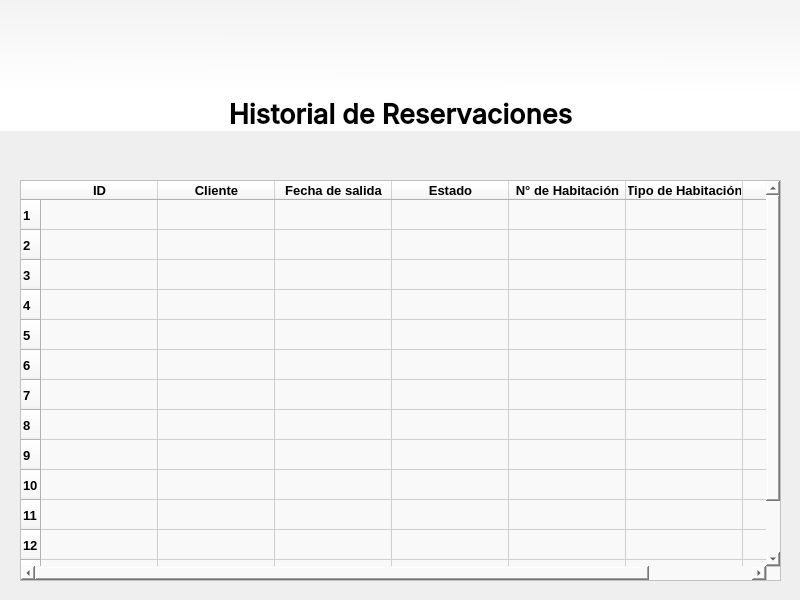
<?xml version="1.0" encoding="UTF-8"?>
<ui version="4.0">
 <class>Form</class>
 <widget class="QWidget" name="Form">
  <property name="geometry">
   <rect>
    <x>0</x>
    <y>0</y>
    <width>800</width>
    <height>600</height>
   </rect>
  </property>
  <property name="windowTitle">
   <string>Form</string>
  </property>
  <widget class="QLabel" name="label_2">
   <property name="geometry">
    <rect>
     <x>0</x>
     <y>-10</y>
     <width>801</width>
     <height>141</height>
    </rect>
   </property>
   <property name="font">
    <font>
     <family>Inter Medium</family>
     <pointsize>20</pointsize>
     <bold>true</bold>
    </font>
   </property>
   <property name="mouseTracking">
    <bool>false</bool>
   </property>
   <property name="styleSheet">
    <string notr="true">background-color: qlineargradient(spread:pad, x1:0.514, y1:0.0343182, x2:0.500554, y2:0.727, stop:0 rgba(242, 242, 242, 255), stop:1 rgba(255, 255, 255, 255));</string>
   </property>
   <property name="text">
    <string>Historial de Reservaciones</string>
   </property>
   <property name="alignment">
    <set>Qt::AlignBottom|Qt::AlignHCenter</set>
   </property>
  </widget>
  <widget class="QLabel" name="label">
   <property name="geometry">
    <rect>
     <x>350</x>
     <y>10</y>
     <width>91</width>
     <height>91</height>
    </rect>
   </property>
   <property name="text">
    <string/>
   </property>
   <property name="pixmap">
    <pixmap>../../resources/images/logo.jpg</pixmap>
   </property>
   <property name="scaledContents">
    <bool>true</bool>
   </property>
  </widget>
  <widget class="QPushButton" name="btn_regresar">
   <property name="geometry">
    <rect>
     <x>20</x>
     <y>140</y>
     <width>31</width>
     <height>24</height>
    </rect>
   </property>
   <property name="font">
    <font>
     <family>Inter Medium</family>
    </font>
   </property>
   <property name="styleSheet">
    <string notr="true">QPushButton {
    border: none;
    background: transparent;
    padding: 0;
}

QPushButton:hover {
    background: transparent;
}

QPushButton:pressed {
    background: transparent;
}
</string>
   </property>
   <property name="text">
    <string/>
   </property>
   <property name="icon">
    <iconset>
     <normaloff>../../resources/images/icons/boton-volver.png</normaloff>../../resources/images/icons/boton-volver.png</iconset>
   </property>
   <property name="iconSize">
    <size>
     <width>24</width>
     <height>24</height>
    </size>
   </property>
  </widget>
  <widget class="QTableWidget" name="table_historial_2">
   <property name="geometry">
    <rect>
     <x>20</x>
     <y>180</y>
     <width>761</width>
     <height>401</height>
    </rect>
   </property>
   <property name="font">
    <font>
     <family>Tahoma</family>
     <pointsize>10</pointsize>
     <bold>true</bold>
    </font>
   </property>
   <property name="styleSheet">
    <string notr="true">background-color: #F9F9F9; /* Fondo del encabezado */</string>
   </property>
   <property name="rowCount">
    <number>14</number>
   </property>
   <property name="columnCount">
    <number>7</number>
   </property>
   <attribute name="horizontalHeaderCascadingSectionResizes">
    <bool>true</bool>
   </attribute>
   <attribute name="horizontalHeaderDefaultSectionSize">
    <number>117</number>
   </attribute>
   <attribute name="horizontalHeaderStretchLastSection">
    <bool>true</bool>
   </attribute>
   <row/>
   <row/>
   <row/>
   <row/>
   <row/>
   <row/>
   <row/>
   <row/>
   <row/>
   <row/>
   <row/>
   <row/>
   <row/>
   <row/>
   <column>
    <property name="text">
     <string>ID</string>
    </property>
    <property name="font">
     <font>
      <family>Tahoma</family>
      <pointsize>10</pointsize>
     </font>
    </property>
   </column>
   <column>
    <property name="text">
     <string>Cliente</string>
    </property>
    <property name="font">
     <font>
      <family>Tahoma</family>
      <pointsize>10</pointsize>
     </font>
    </property>
   </column>
   <column>
    <property name="text">
     <string>Fecha de salida</string>
    </property>
    <property name="font">
     <font>
      <family>Tahoma</family>
      <pointsize>10</pointsize>
     </font>
    </property>
   </column>
   <column>
    <property name="text">
     <string>Estado</string>
    </property>
    <property name="font">
     <font>
      <family>Tahoma</family>
      <pointsize>10</pointsize>
     </font>
    </property>
   </column>
   <column>
    <property name="text">
     <string>N° de Habitación</string>
    </property>
    <property name="font">
     <font>
      <family>Tahoma</family>
      <pointsize>10</pointsize>
     </font>
    </property>
   </column>
   <column>
    <property name="text">
     <string>Tipo de Habitación</string>
    </property>
    <property name="font">
     <font>
      <family>Tahoma</family>
      <pointsize>10</pointsize>
     </font>
    </property>
   </column>
   <column>
    <property name="text">
     <string>Monto</string>
    </property>
    <property name="font">
     <font>
      <family>Tahoma</family>
      <pointsize>10</pointsize>
     </font>
    </property>
   </column>
  </widget>
 </widget>
 <resources/>
 <connections/>
</ui>
